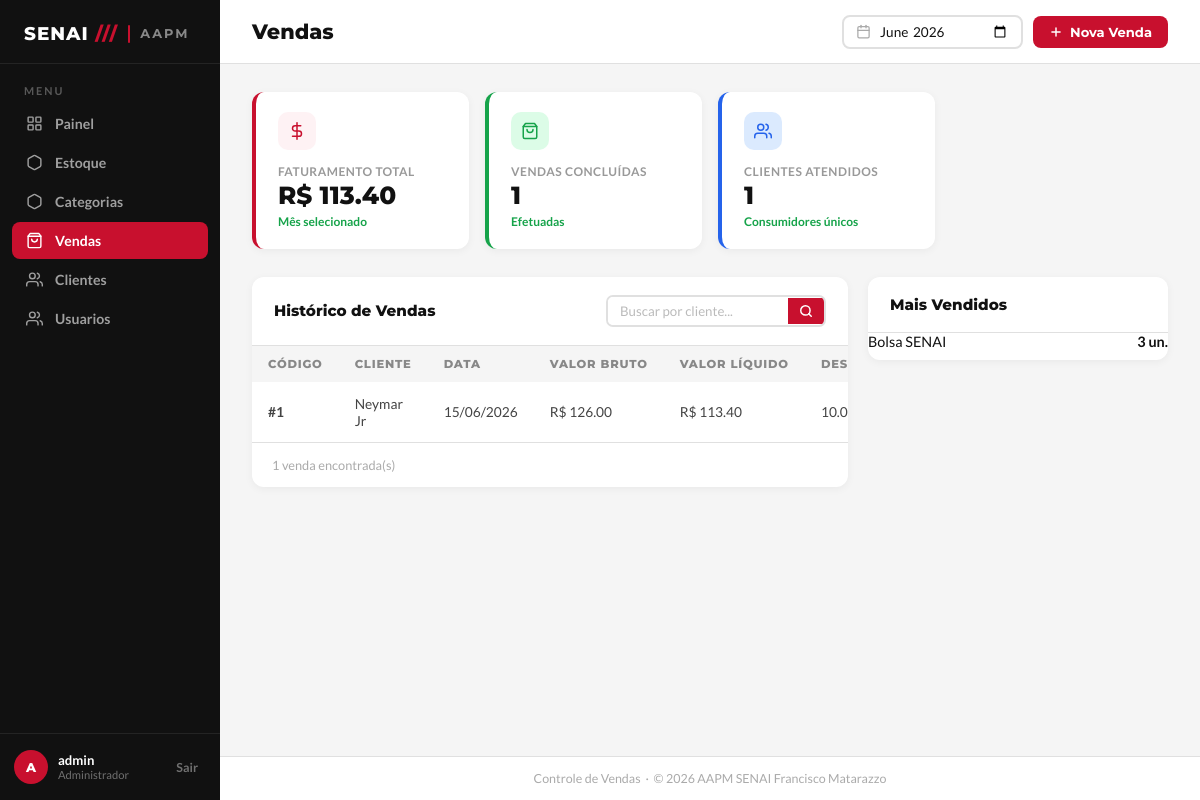
Page /pdv/ (signed in) on the earlier database version.
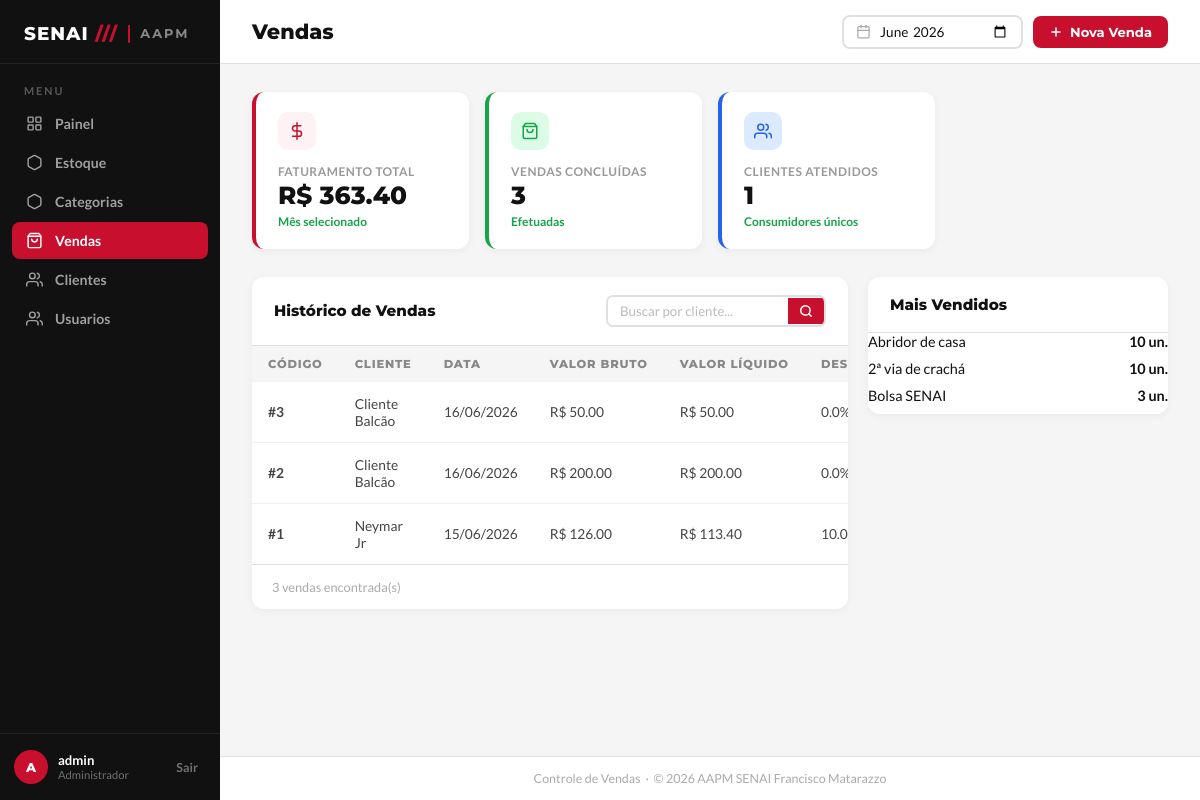
Same page on the later database version.
### app/models/venda.py (models this page shows, shortened)
class Venda(Base):
    __tablename__ = "vendas"
    id         = Column(Integer, primary_key=True, index=True)
    cliente_id = Column(
        Integer,
        ForeignKey("clientes.id", ondelete="SET NULL"),
        nullable=True
    )
    usuario_id = Column(
        Integer,
        ForeignKey("usuarios.id", ondelete="SET NULL"),
        nullable=True
    )
    desconto_percentual = Column(Float, nullable=False, default=0.0)
    total_bruto  = Column(Float, nullable=False, default=0.0)
    total_liquido = Column(Float, nullable=False, default=0.0)
    observacao = Column(String(255), nullable=True)
    criado_em = Column(DateTime, server_default=func.now())
    cliente = relationship("Cliente", back_populates="vendas")
    usuario = relationship("Usuario", backref="vendas")
    itens   = relationship(
        "ItemVenda",
        back_populates="venda",
        cascade="all, delete-orphan"  # deleta itens se a venda for deletada
    )

class ItemVenda(Base):
    __tablename__ = "itens_venda"
    id         = Column(Integer, primary_key=True, index=True)
    venda_id   = Column(
        Integer,
        ForeignKey("vendas.id", ondelete="CASCADE"),
        nullable=False
    )
    produto_id = Column(
        Integer,
        ForeignKey("produtos.id", ondelete="SET NULL"),
        nullable=True
    )
    produto_nome   = Column(String(150), nullable=False)
    quantidade     = Column(Integer, nullable=False)
    preco_unitario = Column(Float, nullable=False)   # preço no momento da venda
    venda   = relationship("Venda", back_populates="itens")
    produto = relationship("Produto", backref="itens_venda")

### app/models/cliente.py (models this page shows, shortened)
class Cliente(Base):
    __tablename__ = "clientes"
    id         = Column(Integer, primary_key=True, index=True)
    nome       = Column(String(150), nullable=False, index=True)
    matricula  = Column(String(50), nullable=True, unique=True)
    telefone   = Column(String(20), nullable=True)
    is_associado = Column(Boolean, default=False, nullable=False)
    ativo      = Column(Boolean, default=True)
    criado_em  = Column(DateTime, server_default=func.now())
    vendas = relationship("Venda", back_populates="cliente")

### app/controllers/pdv_controllers.py (the view)
@router.get("/")
def tela_pdv(
    request: Request,
    db: Session = Depends(get_db),
    usuario = Depends(get_usuario_logado)
):
    produtos  = (
        db.query(Produto)
        .filter(Produto.ativa == True, Produto.estoque_atual > 0)
        .order_by(Produto.nome)
        .all()
    )
    clientes  = (
        db.query(Cliente)
        .filter(Cliente.ativo == True)
        .order_by(Cliente.nome)
        .all()
    )
    mes_selecionado = request.query_params.get("mes") or datetime.now().strftime("%Y-%m")
    busca = (request.query_params.get("busca") or "").strip()
    try:
        inicio = datetime.strptime(f"{mes_selecionado}-01", "%Y-%m-%d")
        if inicio.month == 12:
            fim = inicio.replace(year=inicio.year + 1, month=1)
        else:
            fim = inicio.replace(month=inicio.month + 1)
    except ValueError:
        mes_selecionado = datetime.now().strftime("%Y-%m")
        inicio = datetime.strptime(f"{mes_selecionado}-01", "%Y-%m-%d")
        fim = inicio.replace(month=inicio.month + 1)
    vendas_query = (
        db.query(Venda)
        .outerjoin(Cliente)
        .filter(Venda.criado_em >= inicio, Venda.criado_em < fim)
    )
    if busca:
        vendas_query = vendas_query.filter(
            (Cliente.nome.ilike(f"%{busca}%")) |
            (cast(Venda.id, String).ilike(f"%{busca}%"))
        )
    vendas = vendas_query.order_by(Venda.criado_em.desc()).all()
    faturamento_total = sum(v.total_liquido or 0 for v in vendas)
    clientes_atendidos = len({v.cliente_id for v in vendas if v.cliente_id is not None})
    resumos = {
        "faturamento_total": faturamento_total,
        "vendas_concluidas": len(vendas),
        "clientes_atendidos": clientes_atendidos,
    }
    top_produtos = (
        db.query(
            ItemVenda.produto_nome,
            func.sum(ItemVenda.quantidade).label("total_vendido")
        )
        .join(Venda)
        .filter(Venda.criado_em >= inicio, Venda.criado_em < fim)
        .group_by(ItemVenda.produto_nome)
        .order_by(func.sum(ItemVenda.quantidade).desc())
        .limit(5)
        .all()
    )
    produtos_pdv = [
        {
            "id": produto.id,
            "nome": produto.nome,
            "preco": float(produto.preco or 0),
            "estoque": int(produto.estoque_atual or 0),
        }
        for produto in produtos
    ]
    return templates.TemplateResponse(
        request,
        "pdv/index.html",
        {
            "request":             request,
            "usuario":             usuario,
            "produtos":            produtos,
            "clientes":            clientes,
            "desconto_associado":  DESCONTO_ASSOCIADO,
            "vendas":              vendas,
            "resumos":             resumos,
            "top_produtos":        top_produtos,
            "mes_selecionado":     mes_selecionado,
            "busca":               busca,
            "produtos_pdv":        produtos_pdv,
        }
    )

### app/templates/pdv/index.html (shortened to what this page needs)
<!DOCTYPE html>
<html lang="pt-BR">
<head>
  <link rel="stylesheet" href="/static/css/vendas.css" />
</head>
<body>
  <aside class="barra-lateral">
    <div class="barra-logo">
      <span class="barra-logo-texto">SENAI <span>///</span></span>
      <div class="barra-logo-separador"></div>
      <span class="barra-logo-sub">AAPM</span>
    </div>
    <span class="barra-menu-titulo">Menu</span>
    <ul class="barra-nav">
      <li>
        <a href="/">
          <svg viewBox="0 0 24 24">
            <rect x="3" y="3" width="7" height="7" rx="1" />
            <rect x="14" y="3" width="7" height="7" rx="1" />
            <rect x="3" y="14" width="7" height="7" rx="1" />
            <rect x="14" y="14" width="7" height="7" rx="1" />
          </svg>
          Painel
        </a>
      </li>
      <li>
        <a href="/produtos">
          <svg viewBox="0 0 24 24">
            <path
              d="M21 16V8a2 2 0 0 0-1-1.73l-7-4a2 2 0 0 0-2 0l-7 4A2 2 0 0 0 3 8v8a2 2 0 0 0 1 1.73l7 4a2 2 0 0 0 2 0l7-4A2 2 0 0 0 21 16z" />
          </svg>
          Estoque
        </a>
      </li>
       <li>
        <a href="/categorias/">
          <svg viewBox="0 0 24 24">
            <path
              d="M21 16V8a2 2 0 0 0-1-1.73l-7-4a2 2 0 0 0-2 0l-7 4A2 2 0 0 0 3 8v8a2 2 0 0 0 1 1.73l7 4a2 2 0 0 0 2 0l7-4A2 2 0 0 0 21 16z" />
          </svg>
          Categorias
        </a>
      </li>
      <li>
        <a href="/pdv" class="ativo">
          <svg viewBox="0 0 24 24">
            <path d="M6 2L3 6v14a2 2 0 0 0 2 2h14a2 2 0 0 0 2-2V6l-3-4z" />
            <line x1="3" y1="6" x2="21" y2="6" />
            <path d="M16 10a4 4 0 0 1-8 0" />
          </svg>
          Vendas
        </a>
      </li>
      <li>
        <a href="/clientes">
          <svg viewBox="0 0 24 24">
            <path d="M17 21v-2a4 4 0 0 0-4-4H5a4 4 0 0 0-4 4v2" />
            <circle cx="9" cy="7" r="4" />
            <path d="M23 21v-2a4 4 0 0 0-3-3.87" />
            <path d="M16 3.13a4 4 0 0 1 0 7.75" />
          </svg>
          Clientes
        </a>
      </li>
      <li>
        <a href="/usuarios/">
          <svg viewBox="0 0 24 24">
            <path d="M17 21v-2a4 4 0 0 0-4-4H5a4 4 0 0 0-4 4v2" />
            <circle cx="9" cy="7" r="4" />
            <path d="M23 21v-2a4 4 0 0 0-3-3.87" />
            <path d="M16 3.13a4 4 0 0 1 0 7.75" />
          </svg>
          Usuarios
        </a>
      </li>
    </ul>
    <div class="barra-rodape">
      <div class="barra-usuario">
        <div class="avatar-usuario">{{ usuario.nome[0] | upper if usuario else 'AD' }}</div>
        <div class="info-usuario">
          <strong>{{ usuario.nome if usuario else 'Usuário' }}</strong>
          <small>Administrador</small>
        </div>
      </div>
      <a href="/sair"><button class="btn-sair">Sair</button></a>
    </div>
  </aside>
  <div class="conteudo-principal">
    <header class="cabecalho-pagina">
      <h1>Vendas</h1>
      <div class="acoes-cabecalho">
        <form method="get" action="/pdv/" class="filtro-data-form" style="display: flex; gap: 10px;">
          <div class="filtro-data">
            <svg viewBox="0 0 24 24">
              <rect x="3" y="4" width="18" height="18" rx="2" />
              <line x1="16" y1="2" x2="16" y2="6" />
              <line x1="8" y1="2" x2="8" y2="6" />
              <line x1="3" y1="10" x2="21" y2="10" />
            </svg>
            <input type="month" id="filtroMes" name="mes" value="{{ mes_selecionado }}" onchange="this.form.submit()" />
          </div>
        </form>
        {% if not usuario or usuario.role == 'admin' or usuario.role == 'operador' %}
        <button class="btn-novo" id="btnNovaVenda" type="button">
          <svg viewBox="0 0 24 24">
            <line x1="12" y1="5" x2="12" y2="19" />
            <line x1="5" y1="12" x2="19" y2="12" />
          </svg>
          Nova Venda
        </button>
        {% endif %}
      </div>
    </header>
    <main class="area-conteudo">
      <div class="grade-resumo">
        <div class="cartao-resumo vermelho" style="animation-delay:0s">
          <div class="resumo-icone">
            <svg viewBox="0 0 24 24">
              <line x1="12" y1="1" x2="12" y2="23" />
              <path d="M17 5H9.5a3.5 3.5 0 0 0 0 7h5a3.5 3.5 0 0 1 0 7H6" />
            </svg>
          </div>
          <div class="resumo-rotulo">Faturamento Total</div>
          <div class="resumo-valor">R$ {{ "%.2f"|format(resumos.faturamento_total) if resumos is defined else "0.00" }}
          </div>
          <div class="resumo-variacao subiu">Mês selecionado</div>
        </div>
        <div class="cartao-resumo verde" style="animation-delay:0.08s">
          <div class="resumo-icone">
            <svg viewBox="0 0 24 24">
              <path d="M6 2L3 6v14a2 2 0 0 0 2 2h14a2 2 0 0 0 2-2V6l-3-4z" />
              <line x1="3" y1="6" x2="21" y2="6" />
              <path d="M16 10a4 4 0 0 1-8 0" />
            </svg>
          </div>
          <div class="resumo-rotulo">Vendas Concluídas</div>
          <div class="resumo-valor">{{ resumos.vendas_concluidas if resumos is defined else "0" }}</div>
          <div class="resumo-variacao subiu">Efetuadas</div>
        </div>
        <div class="cartao-resumo azul" style="animation-delay:0.16s">
          <div class="resumo-icone">
            <svg viewBox="0 0 24 24">
              <path d="M17 21v-2a4 4 0 0 0-4-4H5a4 4 0 0 0-4 4v2" />
              <circle cx="9" cy="7" r="4" />
              <path d="M23 21v-2a4 4 0 0 0-3-3.87" />
              <path d="M16 3.13a4 4 0 0 1 0 7.75" />
            </svg>
          </div>
          <div class="resumo-rotulo">Clientes Atendidos</div>
          <div class="resumo-valor">{{ resumos.clientes_atendidos if resumos is defined else "0" }}</div>
          <div class="resumo-variacao subiu">Consumidores únicos</div>
        </div>
      </div>
      <div class="layout-inferior">
        <div class="painel">
          <div class="painel-cabecalho">
            <span class="painel-titulo">Histórico de Vendas</span>
            <form method="get" action="/pdv/" class="barra-busca-tabela">
              <input type="text" name="busca" placeholder="Buscar por cliente..." value="{{ busca or '' }}" />
              <button type="submit" class="btn-buscar-tabela">
                <svg viewBox="0 0 24 24">
                  <circle cx="11" cy="11" r="8" />
                  <line x1="21" y1="21" x2="16.65" y2="16.65" />
                </svg>
              </button>
            </form>
          </div>
          <table class="tabela-vendas">
            <thead>
              <tr>
                <th>Código</th>
                <th>Cliente</th>
                <th>Data</th>
                <th>Valor Bruto</th>
                <th>Valor Líquido</th>
                <th>Desconto</th>
              </tr>
            </thead>
            <tbody id="corpoTabela">
              {% for v in vendas %}
              <tr>
                <td><strong>#{{ v.id }}</strong></td>
                <td>{{ v.cliente.nome if v.cliente else "Cliente Balcão" }}</td>
                <td>{{ v.criado_em.strftime('%d/%m/%Y') if v.criado_em else '—' }}</td>
                <td>R$ {{ "%.2f"|format(v.total_bruto) }}</td>
                <td>R$ {{ "%.2f"|format(v.total_liquido) }}</td>
                <td>{{ v.desconto_percentual }}%</td>
              </tr>
              {% endfor %}
            </tbody>
          </table>
          <div class="rodape-tabela">
            <span id="infoTabela">{{ vendas|length if vendas else 0 }} venda{{ 's' if (vendas and vendas|length != 1)
              else '' }} encontrada(s)</span>
          </div>
        </div>
        <div class="painel-lateral">
          <div class="painel painel-top">
            <div class="painel-cabecalho">
              <span class="painel-titulo">Mais Vendidos</span>
            </div>
            <div id="listaMaisVendidos">
              {% for item in top_produtos %}
              <div style="display: flex; justify-content: space-between; margin-bottom: 10px; font-size: 0.9rem;">
                <span>{{ item.produto_nome }}</span>
                <strong>{{ item.total_vendido }} un.</strong>
              </div>
              {% endfor %}
            </div>
          </div>
        </div>
      </div>
    </main>
    <footer class="rodape-admin">
      Controle de Vendas &nbsp;·&nbsp; © 2026 AAPM SENAI Francisco Matarazzo
    </footer>
  </div>
</body>
</html>

Differences in the rows shown:
added Venda: id "3", cliente "Cliente Balcão", criado_em "16/06/2026", total_bruto "50.00", total_liquido "50.00", desconto_percentual "0.0"
added Venda: id "2", cliente "Cliente Balcão", criado_em "16/06/2026", total_bruto "200.00", total_liquido "200.00", desconto_percentual "0.0"
added ItemVenda: produto_nome "Abridor de casa", total_vendido "10"
added ItemVenda: produto_nome "2ª via de crachá", total_vendido "10"
Other differences:
{{ resumos.vendas_concluidas if resumos is defined else "0" }}: "1" → "3"
{{ vendas|length if vendas else 0 }}: "1" → "3"
{{ 's' if (vendas and vendas|length != 1)
              else '' }}: (not shown) → "s"
text no longer shown: "113.40"
text now shown: "363.40"
